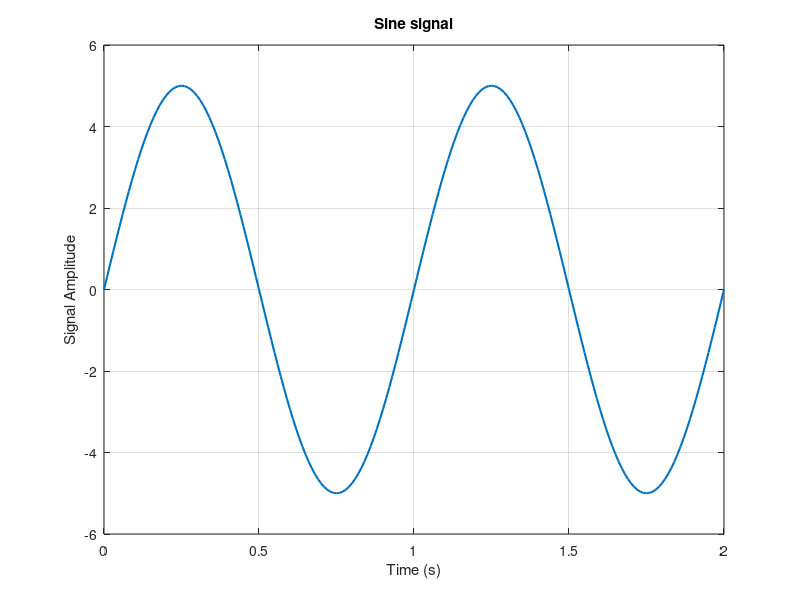
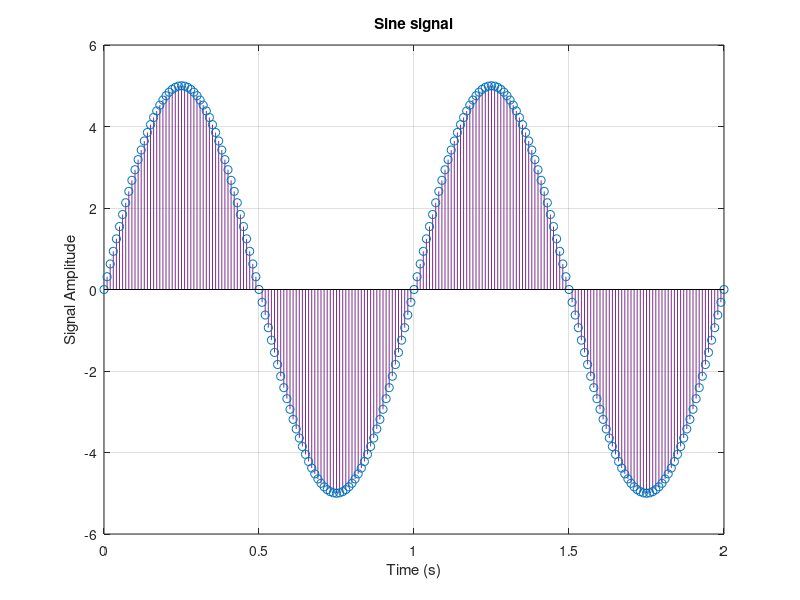
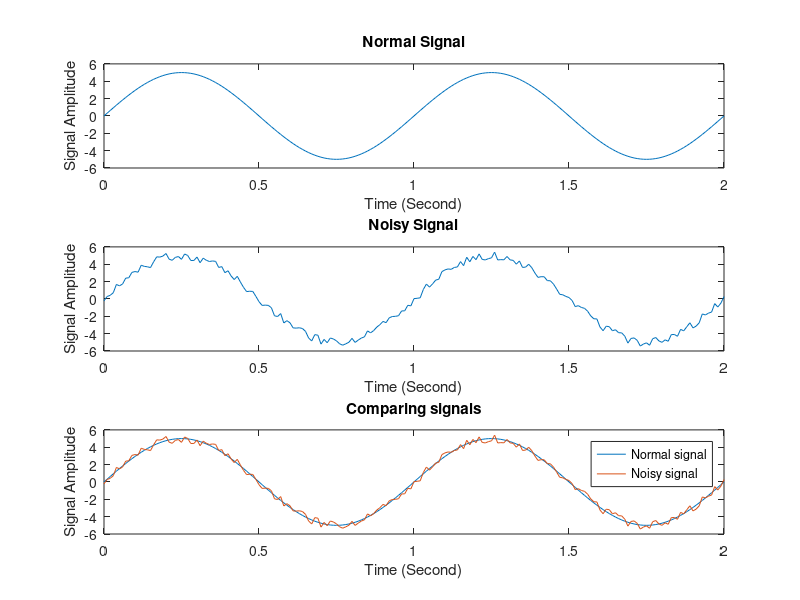
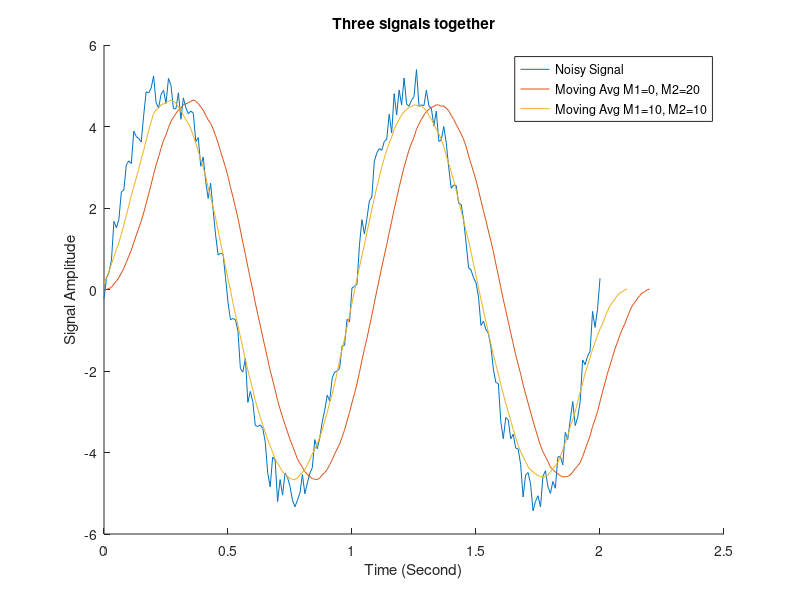

Reproduce these figures in MATLAB, in order. (Note: this script raises an error after producing the figures.)
%%
close all;
clear;
clc;
%% part 1
% part 1.1
t = 0:0.01:2;        % Define time axis
A = 5;               % Amplitude
f = 1;               % Frequency
y = A*sin(2*pi*f*t); % Sine function

% Plotting signals
figure('Name', 'Sine signal (Plot)');
plot(t, y, 'LineWidth', 1.5);
xlabel('Time (s)');
ylabel('Signal Amplitude');
title('Sine signal');
grid on;

figure('Name', 'Sine signal (Stem)');
stem(t, y,'color', '#7E2F8E', 'LineWidth', 0.5);
xlabel('Time (s)');
ylabel('Signal Amplitude');
title('Sine signal');
grid on;

%% part 2
% part 1.2
r = rand(1, length(y)) - 0.5; % Noise
noised_signal = y + r;        % Add noise to sine, y defined in section 1.1

% Plotting signals
figure('Name', 'Normal Sine signal VS Noisy Sine Signal', 'Position', [300 200 700 500]);
subplot(3,1,1);               % Plotting normal signal without noise
plot(t,y)
title('Normal Signal');xlabel('Time (Second)');ylabel('Signal Amplitude');
subplot(3,1,2);               % Plotting noisy signal
plot(t,noised_signal)
title('Noisy Signal');xlabel('Time (Second)');ylabel('Signal Amplitude');
%hold on;
subplot(3,1,3);               % Plotting both signal together for comparing them
plot(t,y, t, noised_signal)
hold on;
title('Comparing signals');xlabel('Time (Second)');ylabel('Signal Amplitude');
legend('Normal signal', 'Noisy signal');
hold off;

%% part 3
% part 1.3:
M1 = 0;
M2 = 20;
len = M2 + M1 + 1; % Window length

window = ones(1, len) / len; % Moving average window

y2 = conv(noised_signal, window);   % Noised signal defined in section 1.2, Line 30
t2 = 0:0.01:(0.01 * (length(y2) - 1));

% Plotting section 1.3.1
figure('Name', 'Moving Avg signals', 'Position', [300 200 700 500]);
hold on;
plot(t,noised_signal);              % Noise signal
plot(t2, y2);                       % Moving Avg M1=0, M2=20

% part 1.3.2:
M1 = 10;
M2 = 10;
len = M2 + M1 + 1; % Window length

window = ones(1, len) / len; % Moving average window

y3 = conv(noised_signal(M1:end), window);
t3 = 0:0.01:(0.01 * (length(y3) - 1));

plot(t3, y3);                       % Moving Avg M1=0, M2=20
hold off;
title('Three signals together'); xlabel('Time (Second)'); ylabel('Signal Amplitude');
legend("Noisy Signal", "Moving Avg M1=0, M2=20", "Moving Avg M1=10, M2=10");

%% part 4
% part 1.4.1
M1 = 0;
M2 = 20;
len = M2 + M1 + 1; % Window length

b = ones(1,len)/len;
a = 1;
y4_1 = filter(b, a, noised_signal);
t4_1 = 0:0.01:(0.01 * (length(y4_1) - 1));

% Plotting section 1.4
figure('Name', 'Moving Avg signals by using filter function', 'Position', [300 200 700 500]);
hold on;
plot(t,noised_signal);              % Noise signal
plot(t4_1, y4_1);                   % filtered signal
plot(t2,y2);                        % Plotting convolved signal M1=0, M2=20
plot(t3,y3);                        % Plotting convolved signal M1=10, M2=10
title('All signals together'); xlabel('Time (Second)'); ylabel('Signal Amplitude');
legend("Noisy Signal", "filtered signal", "Moving Avg M1=0, M2=20", "Moving Avg M1=10, M2=10");
hold off;

% Plotting section 1.3
figure('Name', 'plotting in seperated subplots', 'Position', [300 200 700 500]);
subplot(2,2,1);               % Plotting noisy signal
plot(t,noised_signal)
title('Noisy signal');xlabel('Time (Second)');ylabel('Signal Amplitude');
subplot(2,2,2);               % Plotting convolved signal M1=0, M2=20
plot(t2,y2)
title('convolved signal M1=0, M2=20');xlabel('Time (Second)');ylabel('Signal Amplitude');
subplot(2,2,3);               % Plotting convolved signal M1=10, M2=10
plot(t3,y3)
title('convolved signal M1=10, M2=10');xlabel('Time (Second)');ylabel('Signal Amplitude');
subplot(2,2,4);               % filtered signal
plot(t4_1,y4_1)
title('output signal of filter function');xlabel('Time (Second)');ylabel('Signal Amplitude');

%% part 5
% part 1.5
w0 = pi/4; n = 101;
[y5,t5] = singen(w0,n);     %singen function is defined in singen.m
figure('Name', 'singen');
stem(t5,y5, '.')
title('singen function output');xlabel('Time (Second)');ylabel('Signal Amplitude');
